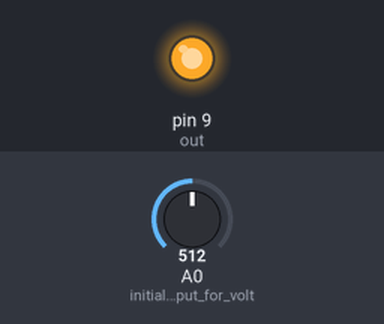
A sketch run on a simulated Arduino Uno, built with avr-gcc and run on an emulated ATmega328P. Parts: output pins drawn as LEDs (lit = HIGH). The test bench sets the inputs (shaded band); at power-on: A0 (initialize_input_for_volt) = 512. What the sketch prints to the serial monitor is not drawn.

Above: at 0.1 s.
Timing chart, 0 to 1.6 s (numbered marks = the images above):
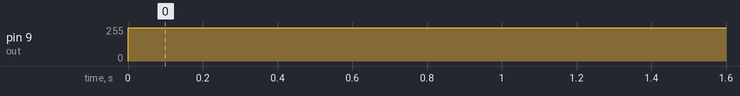

Measured:
- by itself, pin 9 (out): 0/255 → 250/255 at 0.00 s

The sketch:

Day3Notes.ino
```cpp
int out = 9;
int j;
double V; // voltage variable could be a float...

void setup() {
  Serial.begin(9600); // initialize serial monitor
  pinMode(out, OUTPUT);
  pinMode(A0, INPUT); // initialize input for voltage
}

void loop() {
  analogWrite(out, 250);
  //for(j=1;j<=100;j=j+1){ //loop 100 times
    //Serial.println(j);
  //}
  V = analogRead(A0); // reads value 0 to 1023 not an actual voltage
  Serial.println(V *  5 / 1023); // calculate voltage of 5V *
  delay(1000);

}
```
